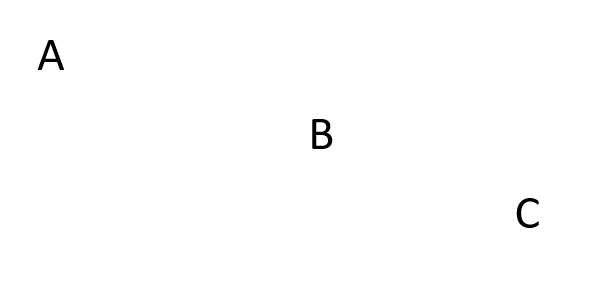
#> input picture Capture3.PNG, 592 x 297 px, found by its file name
$ python 13_11.py
#> lines starting #> are read from the running program, lines starting #| are printed output that depends on the picture; after the words box and inside, x2 and y2 are one past the last pixel; in counts of white or black regions, pixels touching at a corner belong together
# -*- coding: utf-8 -*-

#################################################
#                 Bibliothèques                 #
#################################################
import numpy as np
import matplotlib.pyplot as plt
from PIL import Image, ImageDraw

#################################################
#                   Fonctions                   #
#################################################

def convMatrice(image):
    '''Convertie une image en noir et blanc en une matrice M.
    M[i,j]=0 correspond à un pixel blanc et M[i,j]!=0 correspond à un pixel noir.
    Si deux éléments de M ont une même valeur non nul, alors ils appartiennent au même caractère (la réciproque est fausse à la fin de cette fonction).

    Argument: image--> une image, en noir et blanc, lue par le biais de la bibliothèque PIL.
    '''
    global largeur, hauteur
    hauteur, largeur = image.size
    M=np.zeros((largeur, hauteur), dtype=np.uint8)
    nbr_charactere=0
    for i in range(largeur):
        for j in range(hauteur):
            if img.getpixel((j,i))[0] < 100:
                if M[i,j-1]!=0: M[i,j]=M[i,j-1]
                elif M[i-1,j-1]!=0: M[i,j]=M[i-1,j-1]
                elif M[i-1,j]!=0: M[i,j]=M[i-1,j]
                else:
                    nbr_charactere+=1
                    M[i,j]=int(nbr_charactere)
    return M

def ebaucheSametag(M):
    '''Créer une première ébauche d'une liste (pair_liste) qui contiendra des listes dont chacunes d'entre elles contiendra tout les tags correspondant à un même caractère.

    Argument: M--> matrice contenant des entiers (un élément nul correspond à un pixel blanc).
    '''
    pair_liste=[]
    for i in range(1, largeur-1):
        for j in range(1,hauteur-1):
            if M[i,j]!=0:
                tag=M[i,j]
                voisins=[ M[i,j-1], M[i-1,j-1], M[i-1,j] ]

                if voisins[0]!=0 and voisins[0]!=tag and [ min( tag, voisins[0] ), max( tag, voisins[0] )] not in pair_liste:
                    pair_liste.append( [min( tag, voisins[0] ), max( tag, voisins[0] )] )

                elif voisins[1]!=0 and voisins[1]!=tag and [ min( tag, voisins[1] ), max( tag, voisins[1] )] not in pair_liste:
                    pair_liste.append( [min( tag, voisins[1] ), max( tag, voisins[1] )] )

                elif voisins[2]!=0 and voisins[2]!=tag and [ min( tag, voisins[2] ), max( tag, voisins[2] )] not in pair_liste:
                    pair_liste.append( [min( tag, voisins[2] ), max( tag, voisins[2] )] )

    return pair_liste
#
#def rechercheDansListe(tag, TAGS, pair_liste, k=0):
#    '''Fonction récursive qui modifie la liste TAGS et la liste pair_liste.
#    Cherche les sous listes (de taille 2) de pair_liste à partir de l'indice k, ayant tag pour une de ces deux valeurs, afin d'ajouter la deuxième valeur dans la liste TAGS.
#    Le couple est ensuite supprimé de la liste pair_liste.
#
#    Arguments:
#        tag: entier (correspond à un tag);
#        TAGS: liste (correspond à la sous liste de tag_liste);
#        pair_liste: liste de listes de taille 2 contenant des entiers (des tags);
#        k: entier, nul par défaut (correspond à l'indice de départ pour la recherche dans pair_liste).
#    '''
#    for i in range(k, len(pair_liste)):
#        indice=i
#        x=pair_liste[indice]
#        if tag in x:
#            if x[1] not in TAGS:
#                TAGS.append(x[1])
#            else:
#                TAGS.append(x[0])
#            pair_liste.pop(i)
#            #len(pair_liste) est modifié, on sort de la boucle pour rappeler la fonction f avec "indice" comme initialisation de la nouvelle boucle
#            break
#    if indice>=len(pair_liste)-1: #on est pas rentré dans le "if tag in x", donc on a exploré la liste pair_liste en entier
#        return
#    rechercheDansListe(tag, TAGS, pair_liste, indice)
#
#def sameTag(tag_liste, pair_liste):
#    '''Fonction récursive qui utilise la fonction rechercheDansListe, et qui modifie les listes tag_liste et pair_liste.
#    Permet de créer une liste (tag_liste) de liste contenant les tags correspondant aux mêmes caractères.
#
#    Arguments:
#        tag_liste: liste (l'utilisateur doit rentrer une liste vide);
#        pair_liste: liste de listes de taille 2 contenant des entiers (des tags).
#    '''
#    TAGS=pair_liste.pop(0)
#    tag_liste.append(TAGS)
#    for i in TAGS:
#        if len(pair_liste)==0:
#            return
#        #on cherche les couples ayant un membre égale à i dans la liste pair_liste, et on l'ajoute dans TAGS
#        rechercheDansListe(i ,TAGS, pair_liste)
#    if len(pair_liste)!=0:  #TAGS n'est pas le dernier caractère, il en reste d'autres
#        sameTag(tag_liste, pair_liste)


def MemeTag(pair_liste):
    tag_liste=[]
    tag_liste.append(pair_liste.pop(0))
    while len(pair_liste)!=0:
        couple=pair_liste.pop(0)
        i0, i1 = None, None
        for i in range(len(tag_liste)):
            tags=list(tag_liste[i])
            if i0 is None and couple[0] in tags: i0=i
            if i1 is None and couple[1] in tags: i1=i
        if i0 is None:
            if i1 is None: tag_liste.append(couple)
                # aucun des arguments du couple est présent dans une des sous listes de tag_liste.
            else: tag_liste[i1].append(couple[0])
                # couple[1] appartient à la i1 ème sous liste de tags mais i0 n'est pas dans tag_liste.
        elif i1 is None: tag_liste[i0].append(couple[1])
            # couple[0] appartient à la i0 ème sous liste de tags mais i1 n'est pas dans tag_liste.
        else:
            # couple[0] et couple[1] sont respectivement dans la i0 ème et i1 ème sous liste de tag_liste.
            if i0!=i1:
                imin = min(i0,i1)
                tags=tag_liste.pop(max(i0,i1))
                for k in tags:
                    tag_liste[imin].append(k)
    return tag_liste

def matriceTague(M, tag_liste):
    n=len(tag_liste)
    position_caracteres=[[largeur,-1,hauteur,-1] for i in range(n)]
    #liste de la forme [[i1_min, i1_max, j1_min, j1_max], ..., [in_min, in_max, jn_min, jn_max]] avec 1,...,n les différennts caractères
    nombre_pixels=[0]*n
    for i in range(largeur):
        for j in range(hauteur):
            if M[i,j]!=0:
                for k in range(n):
                    if M[i,j] in tag_liste[k]:
                        M[i,j]=k+1
                        nombre_pixels[k]+=1
                        if i<position_caracteres[k][0]: position_caracteres[k][0] = i
                        elif i>position_caracteres[k][1]: position_caracteres[k][1] = i
                        if j<position_caracteres[k][2]: position_caracteres[k][2] = j
                        elif j>position_caracteres[k][3]: position_caracteres[k][3] = j
                        break
    return position_caracteres, nombre_pixels

def afficheListeTag(image):
    M = convMatrice(image)
    pair_liste = ebaucheSametag(M)
    tag_liste = MemeTag(pair_liste)
    position_caracteres, nombre_pixels = matriceTague(M, tag_liste)
    print(position_caracteres, nombre_pixels)
    M=M*255#/len(nombre_pixels)
    a=Image.fromarray(M)
    a.show()

#def afficheListeTag_bis(image):
#    M=convMatrice(image)
#    tag_liste=[]
#    sameTag(tag_liste, ebaucheSametag(M))
#    tag_liste[0].sort()
#    print(tag_liste)

##################################################
#                   Variables                    #
##################################################

##################################################
#                     Main                       #
##################################################
img = Image.open('Capture3.png') # The image file must exist in the same directory as the script
#> img is the input picture: PIL image 592x297 RGBA; mean R, G, B, A 253.8, 253.8, 253.8, 255
img=img.convert('LA')

afficheListeTag(img)
#> after the loop in convMatrice, `for i in range(largeur):`:
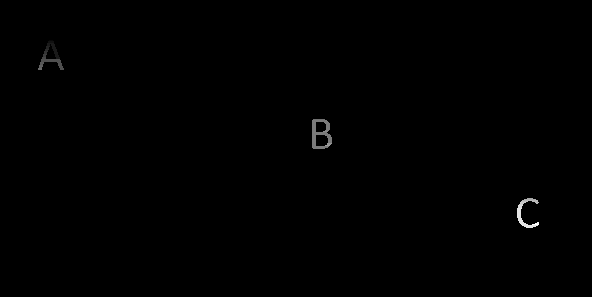
#> M: shape (297, 592); min 0, max 29, mean 0.1; drawn with min black and max white
#> after the loop in ebaucheSametag, `for i in range(1, largeur-1):`: pair_liste = 29 pairs, first value 1 to 28, second value 2 to 29
#> the loop in MemeTag, `while len(pair_liste)!=0:` made 28 passes
#> (couple, imin, tags) on pass 28: ([26, 29], 2, [27, 28, 29])
#> couple on passes 1 to 6: [2, 3], [3, 4], [4, 5], [5, 6], [6, 7], [7, 8]
#> after the loop in MemeTag, `while len(pair_liste)!=0:`: tag_liste = [[1, 2, 3, 4, 5, 6, 7, 8, 9, 10, 11, 12], [13, 14, 15, 16, 17, 18], [19, 20, 21, 22, 23, 24, 25, 26, 27, 28, 29]]
#> in matriceTague, `n=len(tag_liste)`: n = 3
#> in matriceTague, `nombre_pixels=[0]*n`: nombre_pixels = [0, 0, 0]
#> after the loop in matriceTague, `for i in range(largeur):`:
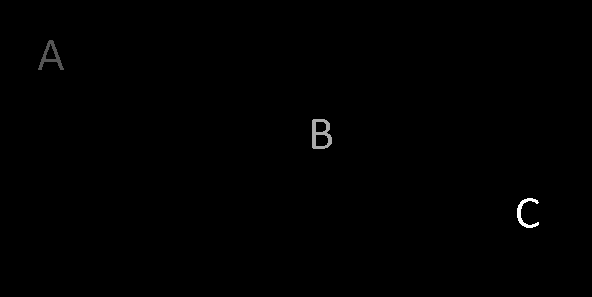
#> M: shape (297, 592); 0.44% of pixels changed, all inside (x1, y1, x2, y2) = (38, 41, 539, 228); drawn with min black and max white
#> after the loop in matriceTague, `for i in range(largeur):`: nombre_pixels = [252, 313, 204]
#> in afficheListeTag, `position_caracteres, nombre_pixels = matriceTague(M, tag_liste)`: position_caracteres = [[40, 69, 38, 63], [119, 148, 312, 331], [198, 227, 517, 538]]; nombre_pixels = [252, 313, 204]
#| [[40, 69, 38, 63], [119, 148, 312, 331], [198, 227, 517, 538]] [252, 313, 204]

$ run again, with RKF.PNG copied over Capture3.PNG
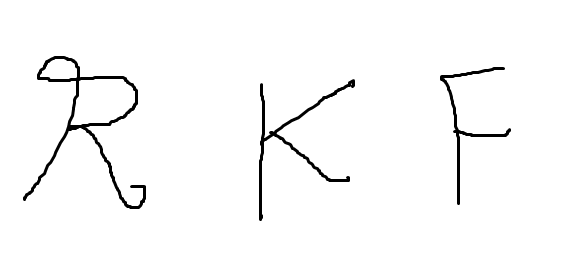
#> input picture RKF.PNG, 575 x 278 px, found by its file name
#> img is the input picture: PIL image 575x278 RGBA; mean R, G, B, A 249.3, 249.3, 249.3, 255
#> after the loop in convMatrice, `for i in range(largeur):`:
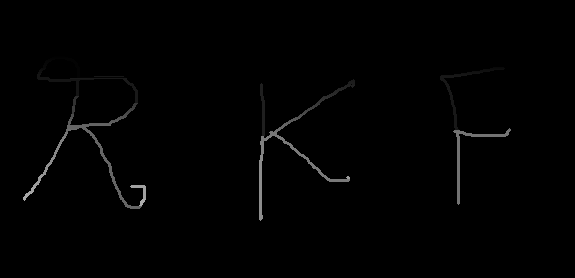
#> M: shape (278, 575); min 0, max 173, mean 1.7
#> after the loop in ebaucheSametag, `for i in range(1, largeur-1):`: pair_liste = 173 pairs, first value 1 to 172, second value 2 to 173
#> the loop in MemeTag, `while len(pair_liste)!=0:` made 172 passes
#> (imin, tags) on passes 115, 118, 125, 153, 172: (2, [113, 118]), (1, [106, 109, 112, 116, 119]), (2, [30, 31, 123]), (2, [152, 154]), (0, [160, 161, 170, 171, 172, 173])
#> after the loop in MemeTag, `while len(pair_liste)!=0:`: tag_liste = 3 items
#> n = 3
#> in matriceTague, `nombre_pixels=[0]*n`: nombre_pixels = [0, 0, 0]
#> after the loop in matriceTague, `for i in range(largeur):`:
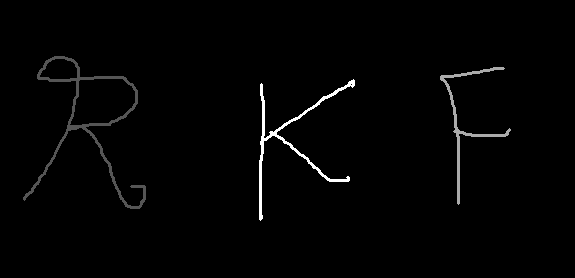
#> M: shape (278, 575); 2.13% of pixels changed, all inside (x1, y1, x2, y2) = (23, 57, 511, 221); drawn with min black and max white
#> after the loop in matriceTague, `for i in range(largeur):`: nombre_pixels = [1606, 760, 1046]
#> in afficheListeTag, `position_caracteres, nombre_pixels = matriceTague(M, tag_liste)`: position_caracteres = [[56, 208, 23, 145], [67, 204, 440, 510], [79, 220, 259, 354]]; nombre_pixels = [1606, 760, 1046]
#| [[56, 208, 23, 145], [67, 204, 440, 510], [79, 220, 259, 354]] [1606, 760, 1046]
